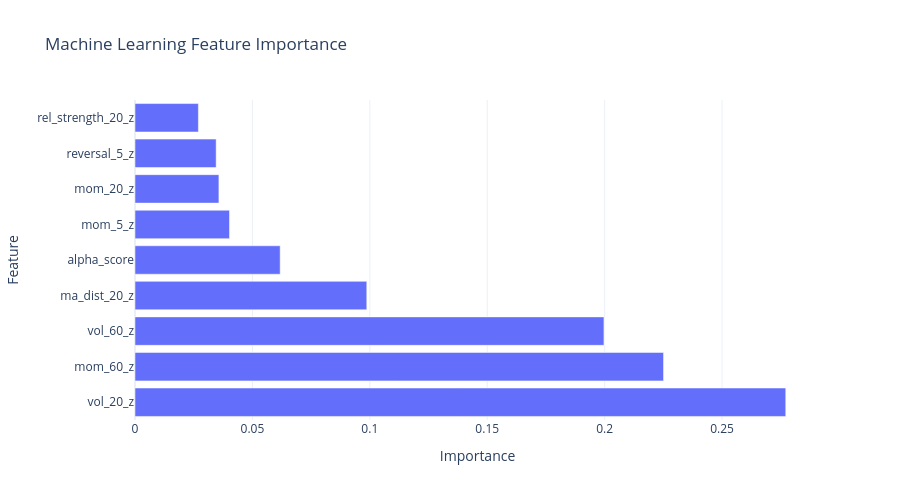

Notebook cell for this chart:
### Code cell
# ============================================================
# CELL 13: Feature Importance
# ============================================================

importance = pd.DataFrame({
    "feature": model_features,
    "importance": model.feature_importances_
}).sort_values("importance", ascending=False)

fig = go.Figure()

fig.add_trace(go.Bar(
    x=importance["importance"],
    y=importance["feature"],
    orientation="h"
))

fig.update_layout(
    title="Machine Learning Feature Importance",
    xaxis_title="Importance",
    yaxis_title="Feature",
    template="plotly_white",
    height=500
)

fig.show()

importance

### Figure 1 — Plotly figure (JSON) as saved in the notebook; plotly's stock layout.template omitted (floating-point values rounded to 4 significant figures)
{"data": [{"orientation": "h", "type": "bar", "x": [0.2771, 0.2251, 0.1997, 0.09871, 0.06182, 0.04025, 0.03573, 0.03456, 0.02699], "y": ["vol_20_z", "mom_60_z", "vol_60_z", "ma_dist_20_z", "alpha_score", "mom_5_z", "mom_20_z", "reversal_5_z", "rel_strength_20_z"]}], "layout": {"height": 500, "title": {"text": "Machine Learning Feature Importance"}, "xaxis": {"title": {"text": "Importance"}}, "yaxis": {"title": {"text": "Feature"}}}}
